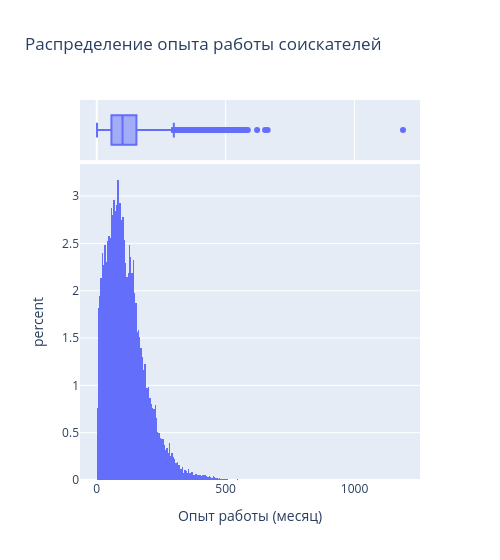

The notebook cell saved with this chart:
### Markdown cell above
Построим распределение признака **"Опыт работы (месяц)"**.

### Code cell
fig = px.histogram(
    data_frame=resume_data,
    x='Опыт работы (месяц)',
    title='Распределение опыта работы соискателей',
    histnorm='percent',
    width=500,
    marginal='box'
)
fig.show()
fig.write_html("Data/Figure2.html")

### Figure 1 — Plotly figure (JSON) as saved in the notebook; plotly's stock layout.template omitted (floating-point values rounded to 4 significant figures; data arrays with more than 128 entries replaced by an {"elided": "..."} marker saying what was removed)
{"data": [{"alignmentgroup": "True", "bingroup": "x", "histnorm": "percent", "hovertemplate": "Опыт работы (месяц)=%{x}<br>percent=%{y}<extra></extra>", "legendgroup": "", "marker": {"color": "#636efa", "pattern": {"shape": ""}}, "name": "", "offsetgroup": "", "orientation": "v", "showlegend": false, "type": "histogram", "x": {"elided": "44744 int values"}, "xaxis": "x", "yaxis": "y"}, {"alignmentgroup": "True", "hovertemplate": "Опыт работы (месяц)=%{x}<extra></extra>", "legendgroup": "", "marker": {"color": "#636efa"}, "name": "", "notched": true, "offsetgroup": "", "showlegend": false, "type": "box", "x": {"elided": "44744 int values"}, "xaxis": "x2", "yaxis": "y2"}], "layout": {"barmode": "relative", "legend": {"tracegroupgap": 0}, "title": {"text": "Распределение опыта работы соискателей"}, "width": 500, "xaxis": {"anchor": "y", "domain": [0, 1], "title": {"text": "Опыт работы (месяц)"}}, "xaxis2": {"anchor": "y2", "domain": [0, 1], "matches": "x", "showgrid": true, "showticklabels": false}, "yaxis": {"anchor": "x", "domain": [0, 0.8316], "title": {"text": "percent"}}, "yaxis2": {"anchor": "x2", "domain": [0.8416, 1], "matches": "y2", "showgrid": false, "showline": false, "showticklabels": false, "ticks": ""}}}
